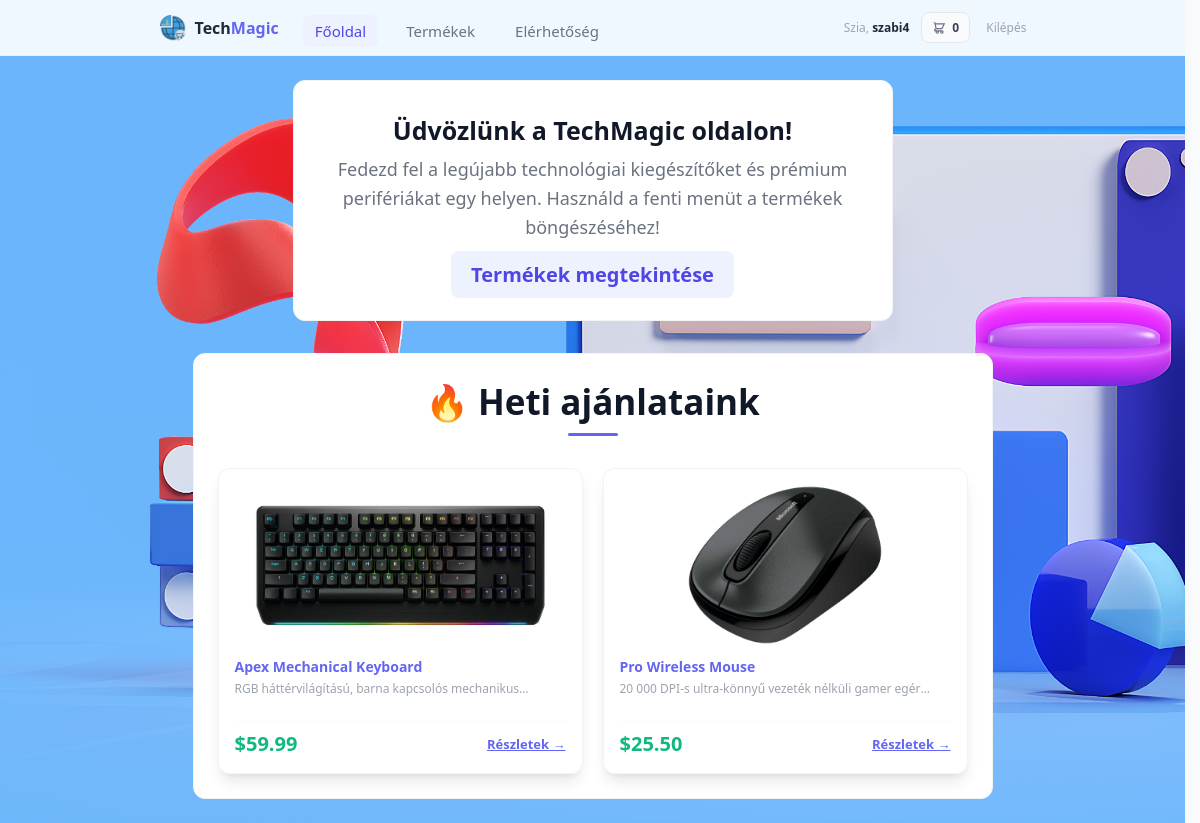
The page /Backend/index.php (signed in) on the database its author committed.
### tables this page shows
CREATE TABLE `products` (
  `id` int(11) NOT NULL,
  `name` varchar(255) NOT NULL,
  `description` text DEFAULT NULL,
  `price` decimal(10,2) NOT NULL,
  `image` varchar(255) DEFAULT NULL,
  `category` varchar(100) NOT NULL,
  `stock` int(11) DEFAULT 0,
  `rating` decimal(2,1) DEFAULT 5.0,
  `is_featured` tinyint(1) DEFAULT 0,
  `created_at` timestamp NOT NULL DEFAULT current_timestamp()
);

### Backend/index.php (the view, shortened to what this page needs)
<?php
require 'db.php';
$active_tab = $_GET['tab'] ?? 'home';
$cart_count = array_sum($_SESSION['cart']);
$products = $pdo->query("SELECT * FROM products")->fetchAll(PDO::FETCH_ASSOC);
$weekly_offers = array_slice($products, 0, 2);
?>
<!DOCTYPE html>
<html lang="hu">
<head>
    <link rel="stylesheet" href="style.css">
</head>
<body>
    <nav class="navbar">
        <div class="nav-container">
            <div style="display: flex; align-items: center;">
                <a href="index.php" class="logo" style="display: flex; align-items: center; gap: 8px; text-decoration: none;">
                    <img src="images/logo.png" alt="TechBolt Logo" style="height: 28px; width: auto; border-radius: 50%; vertical-align: middle;">
                    <span>Tech<span style="color: #6366f1;">Magic</span></span>
                </a>
                <div class="nav-tabs" style="margin-left: 24px; display: flex; gap: 16px; padding-top: 6px;">
                    <a href="index.php?tab=home" id="link-home" class="tab-link <?= $active_tab === 'home' ? 'active' : '' ?>" style="font-size: 15px; padding: 6px 12px; font-weight: 500;" onclick="switchTab(event, 'home')">Főoldal</a>
                    <a href="index.php?tab=products" id="link-products" class="tab-link <?= $active_tab === 'products' ? 'active' : '' ?>" style="font-size: 15px; padding: 6px 12px; font-weight: 500;" onclick="switchTab(event, 'products')">Termékek</a>
                    <a href="index.php?tab=contact" id="link-contact" class="tab-link <?= $active_tab === 'contact' ? 'active' : '' ?>" style="font-size: 15px; padding: 6px 12px; font-weight: 500;" onclick="switchTab(event, 'contact')">Elérhetőség</a>
                </div>
            </div>
       <div class="nav-menu">
    <?php if (isset($_SESSION['username'])): ?>
        <span class="welcome-text">Szia, <b><?= htmlspecialchars($_SESSION['username']) ?></b></span>
    <?php else: ?>
        <span class="welcome-text">Szia, <b>Vendég</b></span>
    <?php endif; ?>
    <a href="cart.php" class="cart-btn">
        <svg class="cart-icon" fill="none" stroke="currentColor" stroke-width="2" viewBox="0 0 24 24">
            <path d="M3 3h2l.4 2M7 13h10l4-8H5.4M7 13L5.4 5M7 13l-2.293 2.293c-.63.63-.184 1.707.707 1.707H17m0 0a2 2 0 100 4 2 2 0 000-4zm-8 0a2 2 0 100 4 2 2 0 000-4z"/>
        </svg>
        <span class="cart-count"><?= $cart_count ?></span>
    </a>
    <?php if (isset($_SESSION['user_id'])): ?>
        <a href="logout.php" class="logout-btn">Kilépés</a>
    <?php else: ?>
        <a href="register.php" class="logout-btn" style="background: #10b981; color: white; margin-right: 8px;">Regisztráció</a>
        <a href="login.php" class="logout-btn" style="background: #6366f1; color: white;">Belépés</a>
    <?php endif; ?>
</div>
        </div>
    </nav>
    <main class="main-content">
        <div id="home" class="tab-content <?= $active_tab === 'home' ? 'active' : '' ?>">
            <div style="background: #ffffff; border: 1px solid #f3f4f6; border-radius: 12px; padding: 32px; text-align: center; max-width: 600px; margin: 0 auto 32px auto;">
                <h2 style="font-size: 25px; font-weight: 900; margin-bottom: 8px; color: #111827;">Üdvözlünk a TechMagic oldalon!</h2>
                <p style="font-size: 18px; color: #6b7280; line-height: 1.6; margin-bottom: 20px;">
                    Fedezd fel a legújabb technológiai kiegészítőket és prémium perifériákat egy helyen. Használd a fenti menüt a termékek böngészéséhez!
                </p>
                <a href="index.php?tab=products" class="buy-btn" style="padding: 10px 20px; font-size: 20px;" onclick="switchTab(event, 'products')">Termékek megtekintése</a>
            </div>
            <div style="max-width: 800px; margin: 0 auto; background: #ffffff; border: 1px solid #f3f4f6; border-radius: 12px; padding: 24px;">
                <h2 style="font-size: 35px; font-weight: 900; text-align: center; margin-bottom: 24px; color: #111827; position: relative; padding-bottom: 8px;">
                    🔥 Heti ajánlataink
                    <span style="display: block; width: 50px; height: 3px; background: #6366f1; margin: 8px auto 0 auto; border-radius: 2px;"></span>
                </h2>
                <div style="display: grid; grid-template-columns: repeat(auto-fit, minmax(280px, 1fr)); gap: 20px;">
                    <?php if (!empty($weekly_offers)): ?>
                        <?php foreach ($weekly_offers as $product): ?>
                            <?php
                                $image_file = '';
                                if (!empty($product['image'])) {
                                    $image_file = $product['image'];
                                }
                            ?>
                            <div class="product-card" style="display: flex; flex-direction: column; justify-content: space-between; cursor: pointer; border: 1px solid #e5e7eb; transition: transform 0.2s, border-color 0.2s;" onclick="switchTab(event, 'products')">
                                <div>
                                    <div class="product-image-container" style="width: 100%; height: 160px; overflow: hidden; margin-bottom: 12px; display: flex; align-items: center; justify-content: center;">
                                        <?php if (!empty($image_file)): ?>
                                            <img src="images/<?= htmlspecialchars($image_file) ?>" alt="<?= htmlspecialchars($product['name']) ?>" style="max-width: 100%; max-height: 100%; object-fit: contain;">
                                        <?php else: ?>
                                            <span style="color: #6366f1; font-size: 11px; font-weight: 500; text-transform: uppercase; letter-spacing: 0.05em;">TechBolt Device</span>
                                        <?php endif; ?>
                                    </div>
                                    <h3 class="product-name" style="color: #6366f1;"><?= htmlspecialchars($product['name']) ?></h3>
                                    <p class="product-desc"><?= htmlspecialchars($product['description']) ?></p>
                                </div>
                                <div class="product-footer" style="margin-top: 12px;">
                                    <span class="product-price" style="font-size: 20px; font-weight: 800; color: #10b981;">$<?= number_format($product['price'], 2) ?></span>
                                    <span style="font-size: 13px; color: #6366f1; font-weight: 600; text-decoration: underline;">Részletek →</span>
                                </div>
                            </div>
                        <?php endforeach; ?>
                    <?php else: ?>
                        <p style="text-align: center; color: #6b7280; grid-column: 1 / -1;">Jelenleg nincs elérhető akciós termék.</p>
                    <?php endif; ?>
                </div>
            </div>
        </div>
    </main>
</body>
</html>

### Backend/style.css (style rules this page uses)
* { margin: 0; padding: 0; box-sizing: border-box; font-family: 'Segoe UI', Tahoma, Geneva, Verdana, sans-serif; }
body { background-color: #f9fafb; color: #111827; }
.navbar { background-color: #ffffff; border-bottom: 1px solid #f3f4f6; position: sticky; top: 0; z-index: 50; height: 56px; display: flex; align-items: center; }
.nav-container { max-width: 900px; width: 100%; margin: 0 auto; padding: 0 16px; display: flex; justify-content: space-between; align-items: center; }
.logo { font-size: 16px; font-weight: 700; color: #4f46e5; text-decoration: none; }
.logo span { color: #1f2937; }
.nav-menu { display: flex; align-items: center; gap: 12px; font-size: 12px; }
.welcome-text { color: #9ca3af; }
.welcome-text b { color: #1f2937; }
.cart-btn { background-color: #f9fafb; border: 1px solid #e5e7eb; padding: 6px 10px; border-radius: 8px; text-decoration: none; color: #374151; display: flex; align-items: center; gap: 6px; transition: background-color 0.2s; }
.cart-icon { width: 14px; height: 14px; stroke: #6b7280; }
.cart-count { font-weight: 700; }
.logout-btn { color: #9ca3af; text-decoration: none; padding-left: 4px; transition: color 0.2s; }
.main-content { max-width: 900px; margin: 0 auto; padding: 24px 16px; }
@media (min-width: 640px) { .welcome-text { display: inline; } }
.product-card { background-color: #ffffff; border: 1px solid #f3f4f6; border-radius: 12px; padding: 16px; display: flex; flex-col: column; flex-direction: column; justify-content: space-between; transition: border-color 0.2s; }
.product-name { font-size: 14px; font-weight: 700; color: #111827; margin-bottom: 4px; }
.product-desc { font-size: 12px; color: #9ca3af; margin-bottom: 12px; display: -webkit-box; -webkit-line-clamp: 1; -webkit-box-orient: vertical; overflow: hidden; }
.product-footer { display: flex; justify-content: space-between; align-items: center; padding-top: 8px; border-top: 1px solid #f9fafb; }
.product-price { font-size: 16px; font-weight: 800; color: #4f46e5; }
.buy-btn { background-color: #eef2ff; color: #4f46e5; font-weight: 700; font-size: 12px; padding: 6px 12px; border-radius: 8px; text-decoration: none; transition: background-color 0.2s; }
.nav-tabs { display: flex; gap: 16px; margin-left: 24px; }
.tab-link { font-size: 13px; font-weight: 600; color: #6b7280; text-decoration: none; padding: 6px 10px; border-radius: 6px; transition: all 0.2s; }
.tab-link.active { color: #4f46e5; background-color: #eef2ff; }
.tab-content { display: none; }
.tab-content.active { display: block; }
body { background-image: url('images/main-bg.png'); background-repeat: no-repeat; / background-position: center center; background-size: cover; background-attachment: fixed; margin: 0; font-family: sans-serif; min-height: 100vh; }
.main-content, .cart-wrapper, .contact-card { position: relative; z-index: 1; }
.product-card, .cart-wrapper, .contact-card { background: rgba(255, 255, 255, 0.95) !important; border: 1px solid rgba(229, 231, 235, 0.5) !important; backdrop-filter: blur(8px); box-shadow: 0 10px 15px -3px rgba(0, 0, 0, 0.1), 0 4px 6px -2px rgba(0, 0, 0, 0.05) !important; }
.navbar { background: rgba(255, 255, 255, 0.9) !important; backdrop-filter: blur(12px); border-bottom: 1px solid rgba(229, 231, 235, 0.5); position: sticky; top: 0; z-index: 100; }
html { scrollbar-gutter: stable; }

### rows shown on the page
products: image (picture), name "Apex Mechanical Keyboard", description "RGB háttérvilágítású, barna kapcsolós…", price "59.99"
products: image (picture), name "Pro Wireless Mouse", description "20 000 DPI-s ultra-könnyű vezeték nélküli gamer…", price "25.50"

### other values the page prints
$_SESSION['username'] "szabi4"
$cart_count "0"
